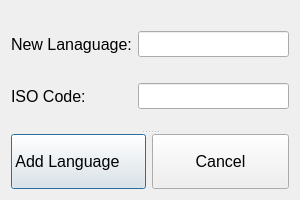
<?xml version="1.0" encoding="UTF-8"?>
<ui version="4.0">
 <class>NewLanguage</class>
 <widget class="QDialog" name="NewLanguage">
  <property name="geometry">
   <rect>
    <x>0</x>
    <y>0</y>
    <width>300</width>
    <height>200</height>
   </rect>
  </property>
  <property name="windowTitle">
   <string>newLang</string>
  </property>
  <property name="windowFilePath">
   <string/>
  </property>
  <layout class="QVBoxLayout" name="verticalLayout">
   <item>
    <widget class="QSplitter" name="splitter">
     <property name="orientation">
      <enum>Qt::Vertical</enum>
     </property>
     <widget class="QWidget" name="layoutWidget">
      <layout class="QGridLayout" name="gridLayout">
       <item row="0" column="0">
        <widget class="QLabel" name="definitionLabel">
         <property name="font">
          <font>
           <pointsize>12</pointsize>
          </font>
         </property>
         <property name="text">
          <string>New Lanaguage:</string>
         </property>
        </widget>
       </item>
       <item row="0" column="1">
        <widget class="QLineEdit" name="lineEdit_lang">
         <property name="font">
          <font>
           <pointsize>11</pointsize>
          </font>
         </property>
         <property name="text">
          <string/>
         </property>
        </widget>
       </item>
       <item row="1" column="0">
        <widget class="QLabel" name="pronun_label">
         <property name="font">
          <font>
           <pointsize>12</pointsize>
          </font>
         </property>
         <property name="text">
          <string>ISO Code:</string>
         </property>
        </widget>
       </item>
       <item row="1" column="1">
        <widget class="QLineEdit" name="lineEdit_iso">
         <property name="font">
          <font>
           <pointsize>11</pointsize>
          </font>
         </property>
         <property name="text">
          <string/>
         </property>
        </widget>
       </item>
      </layout>
     </widget>
     <widget class="QWidget" name="layoutWidget">
      <layout class="QHBoxLayout" name="horizontalLayout">
       <item>
        <widget class="QPushButton" name="addButton">
         <property name="sizePolicy">
          <sizepolicy hsizetype="Maximum" vsizetype="Minimum">
           <horstretch>0</horstretch>
           <verstretch>0</verstretch>
          </sizepolicy>
         </property>
         <property name="font">
          <font>
           <pointsize>12</pointsize>
          </font>
         </property>
         <property name="text">
          <string>Add Language     </string>
         </property>
        </widget>
       </item>
       <item>
        <widget class="QPushButton" name="cancelButton">
         <property name="sizePolicy">
          <sizepolicy hsizetype="Minimum" vsizetype="Minimum">
           <horstretch>0</horstretch>
           <verstretch>0</verstretch>
          </sizepolicy>
         </property>
         <property name="font">
          <font>
           <pointsize>12</pointsize>
          </font>
         </property>
         <property name="text">
          <string>Cancel</string>
         </property>
        </widget>
       </item>
      </layout>
     </widget>
    </widget>
   </item>
  </layout>
 </widget>
 <resources/>
 <connections/>
</ui>
